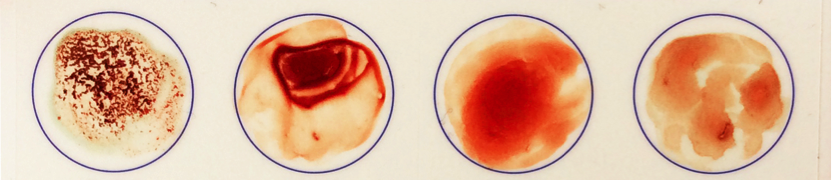
#> input picture Webapp/Preprocessing/image.png, 832 x 180 px, found by its file name
$ python preprocess.py
#> lines starting #> are read from the running program, lines starting #| are printed output that depends on the picture; after the words box and inside, x2 and y2 are one past the last pixel; in counts of white or black regions, pixels touching at a corner belong together
import cv2
import numpy as np
import os

os.chdir('..')

img = cv2.imread('image.png',0);
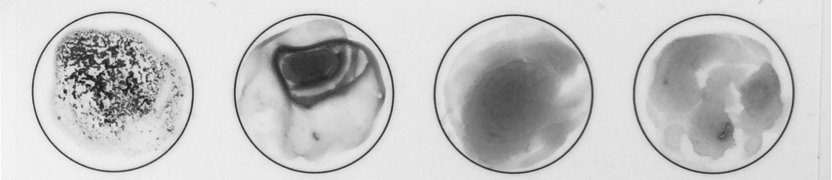
#> img: shape (180, 832); min 22, max 253, mean 196.7


img = cv2.bilateralFilter(img,9,75,75)
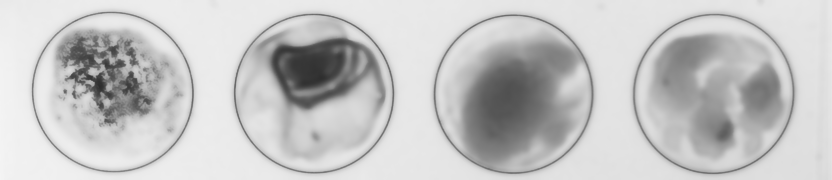
#> img: shape (180, 832); min 45, max 244, mean 197.2


T,img1 = cv2.threshold(img.copy(),200,255,cv2.THRESH_BINARY_INV)
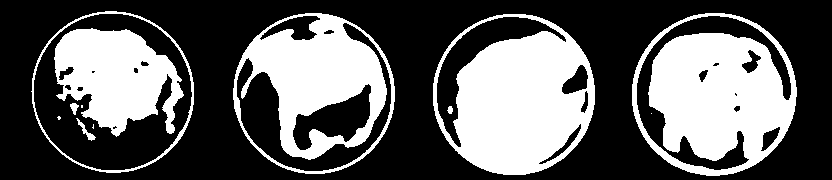
#> img1: shape (180, 832); 36.7% white; 12 white regions (4 under 20 px)

contours, heirarchy = cv2.findContours(img1, cv2.RETR_EXTERNAL, cv2.CHAIN_APPROX_SIMPLE)
#> contours = 4 contours; box (x1, y1, x2, y2) and area: (632, 13, 797, 176) 20893, (31, 11, 194, 173) 20439, (433, 14, 595, 175) 20423, (233, 13, 395, 174) 20234

outline = np.zeros((img.shape), dtype = 'uint8')

cv2.drawContours(outline, contours, -1, (255,255,255), 1)
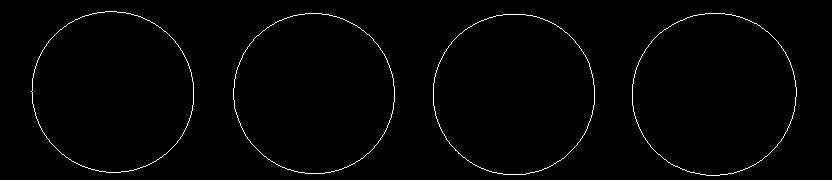
#> outline: shape (180, 832); 1.2% white in thin lines or dots, all inside (x1, y1, x2, y2) = (31, 11, 797, 176)

if len(contours) == 4:
    images = []
    i = 1
    for cnt in contours:
        x,y,w,h = cv2.boundingRect(cnt)
        sel_img = img[y:y+h, x:x+w]
        sel_img = cv2.resize(sel_img,(80,80))
        cv2.imwrite(str(i)+'.png',sel_img)
#> this loop made 4 passes
#> (x, y, w, h) on passes 1 to 4: (433, 14, 162, 161), (632, 13, 165, 163), (233, 13, 162, 161), (31, 11, 163, 162)
#> pass 1, `sel_img = img[y:y+h, x:x+w]`:
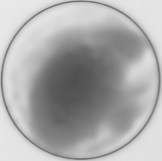
#> sel_img: shape (161, 162); min 80, max 233, mean 170.6
#> pass 1, `sel_img = cv2.resize(sel_img,(80,80))`:
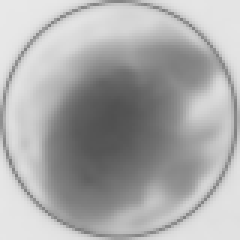
#> sel_img: shape (80, 80) (shown 3 times larger); min 80, max 232, mean 170.5
#> pass 2, `sel_img = cv2.resize(sel_img,(80,80))`:
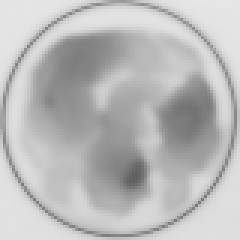
#> sel_img: shape (80, 80) (shown 3 times larger); min 95, max 230, mean 186.2


cv2.imshow('img',outline);

cv2.waitKey(0)
cv2.destroyAllWindows()
